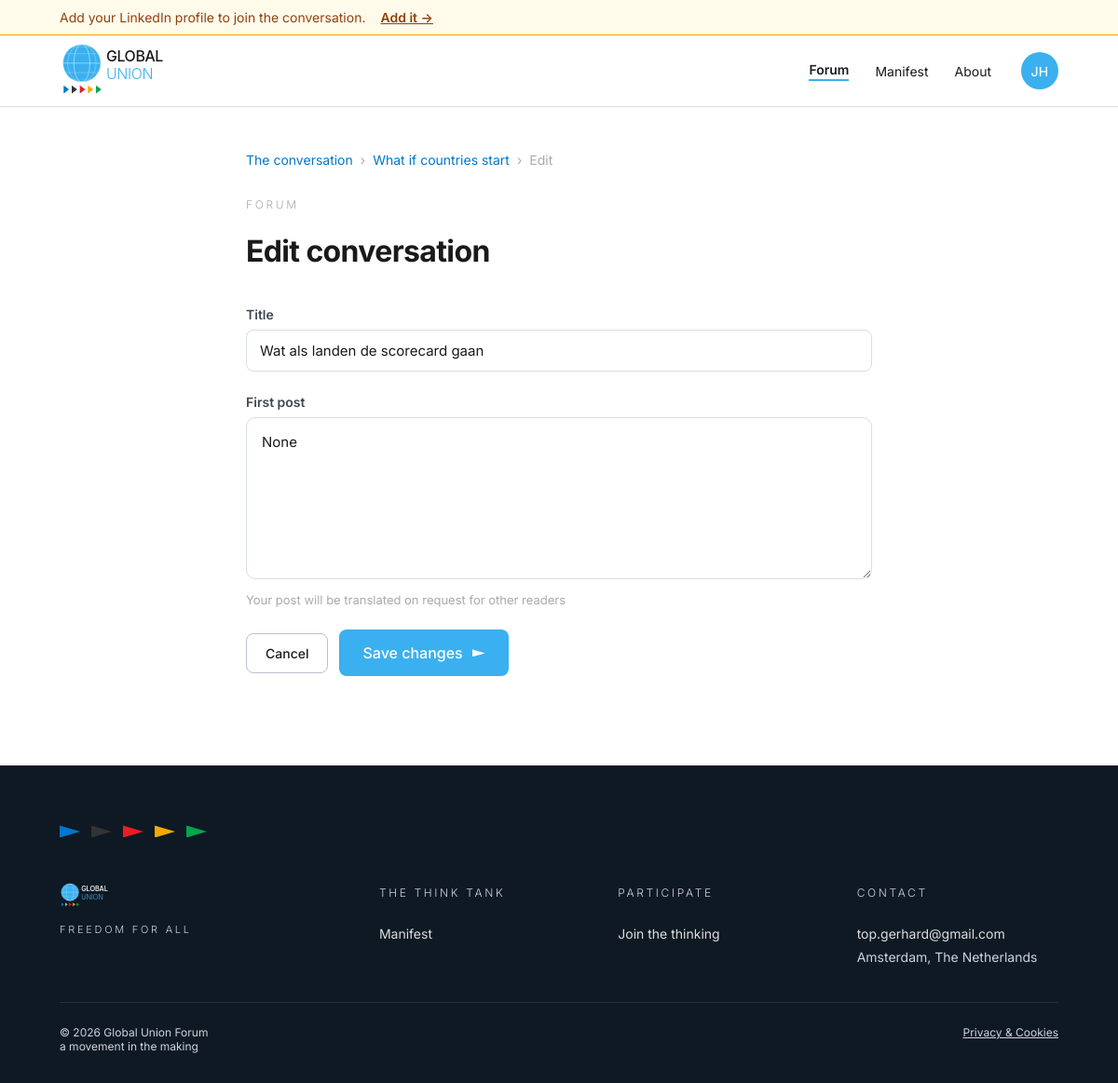
Page /forum/1/bewerken (signed in) on the committed database.
### app/models.py (models this page shows, shortened)
class User(UserMixin, db.Model):
    __tablename__ = "users"
    id = db.Column(db.Integer, primary_key=True)
    first_name = db.Column(db.String(50), nullable=False)
    last_name = db.Column(db.String(50), nullable=False)
    email = db.Column(db.String(120), unique=True, nullable=False)
    password_hash = db.Column(db.String(255), nullable=False)
    is_admin = db.Column(db.Boolean, nullable=False, default=False)
    is_moderator = db.Column(db.Boolean, nullable=False, default=False)
    verified = db.Column(db.Boolean, nullable=False, default=False)
    linkedin_url   = db.Column(db.String(255), nullable=True)
    google_id      = db.Column(db.String(100), nullable=True, unique=True)
    auto_translate = db.Column(db.Boolean, nullable=True, default=None)
    created_at     = db.Column(db.DateTime, default=datetime.utcnow)

class Thread(db.Model):
    __tablename__ = "threads"
    id           = db.Column(db.Integer, primary_key=True)
    eyebrow_nl   = db.Column(db.String(200), nullable=False)
    eyebrow_en   = db.Column(db.String(200), nullable=False)
    title_prefix_nl = db.Column(db.String(300), nullable=False, default='')
    title_accent_nl = db.Column(db.String(200), nullable=True)
    title_suffix_nl = db.Column(db.String(50),  nullable=False, default='')
    title_prefix_en = db.Column(db.String(300), nullable=False, default='')
    title_accent_en = db.Column(db.String(200), nullable=True)
    title_suffix_en = db.Column(db.String(50),  nullable=False, default='')
    is_closed    = db.Column(db.Boolean, nullable=False, default=False)
    is_demo      = db.Column(db.Boolean, nullable=False, default=False)
    created_at   = db.Column(db.DateTime, default=datetime.utcnow)
    posts        = db.relationship('Post', backref='thread', lazy=True,
                                   order_by='Post.created_at')

### app/routes.py (the view, shortened to what this page needs)
@main.route('/forum/<int:thread_id>/bewerken', methods=['GET', 'POST'])
@login_required
def forum_bewerken(thread_id):
    thread = Thread.query.get_or_404(thread_id)
    op = next((p for p in thread.posts if p.is_op), None)
    is_author = op and op.user_id == current_user.id
    if not (is_author or current_user.is_moderator or current_user.is_admin):
        abort(403)
    op_body = op.body if op else ''
    title = thread.title_prefix_nl or thread.title_prefix_en
    return render_template('forum/edit_thread.html', thread=thread, op_body=op_body, title=title)

### app/__init__.py (called while the page is built, shortened)
def _ensure_admin_user():
    from app.models import User
    from flask_bcrypt import Bcrypt
    _bcrypt = Bcrypt()
    user = User.query.filter_by(email=ADMIN_EMAIL).first()
    anne_email = 'anne.top@globalunionforum.org'

### app/models.py (called while the page is built)
@login_manager.user_loader
def load_user(user_id):
    return db.session.get(User, int(user_id))

### app/routes.py (called while the page is built, shortened)
@main.before_request
def enforce_session_timeout():
    if not current_user.is_authenticated:
        return
    last = session.get('_last_active')
    now = datetime.utcnow().timestamp()
    session['_last_active'] = now

### app/templates/forum/edit_thread.html (shortened to what this page needs)
{% extends "base.html" %}
{% block content_outer %}{% block content %}
<main class="gu-forum" lang="{{ lang }}">
  <div class="gu-forum__inner">
    <nav class="gu-forum__crumbs" aria-label="breadcrumb">
      <a href="{{ url_for('main.forum') }}">{% if lang == 'nl' %}Het gesprek{% else %}The conversation{% endif %}</a>
      <span aria-hidden="true">›</span>
      <a href="{{ url_for('main.forum_thread', thread_id=thread.id) }}">
        {% if lang == 'nl' %}{{ thread.title_prefix_nl }}{% else %}{{ thread.title_prefix_en }}{% endif %}
      </a>
      <span aria-hidden="true">›</span>
      <span>{% if lang == 'nl' %}Bewerken{% else %}Edit{% endif %}</span>
    </nav>
    <header class="gu-forum__threadhead">
      <p class="gu-eyebrow">Forum</p>
      <h1 class="gu-forum__title">
        {% if lang == 'nl' %}Gesprek bewerken{% else %}Edit conversation{% endif %}
      </h1>
    </header>
    <form class="gu-forum__newform" method="POST" action="{{ url_for('main.forum_bewerken', thread_id=thread.id) }}">
      <div class="gu-forum__newfield">
        <label for="title">{% if lang == 'nl' %}Titel{% else %}Title{% endif %}</label>
        <input
          type="text"
          name="title"
          id="title"
          class="gu-input"
          required
          maxlength="300"
          value="{{ title }}"
          autocomplete="off"
        >
      </div>
      <div class="gu-forum__newfield">
        <label for="body">{% if lang == 'nl' %}Eerste bericht{% else %}First post{% endif %}</label>
        <textarea
          name="body"
          id="body"
          class="gu-composer__input"
          required
          rows="6"
        >{{ op_body }}</textarea>
        <span class="gu-composer__hint">
          {% if lang == 'nl' %}Je post wordt op verzoek vertaald voor andere lezers{% else %}Your post will be translated on request for other readers{% endif %}
        </span>
      </div>
      <div class="gu-forum__newactions">
        <a href="{{ url_for('main.forum_thread', thread_id=thread.id) }}" class="gu-btn gu-btn--ghost">
          {% if lang == 'nl' %}Annuleer{% else %}Cancel{% endif %}
        </a>
        <button type="submit" class="gu-btn gu-btn--primary gu-btn--lg" id="editSubmit">
          {% if lang == 'nl' %}Wijzigingen opslaan{% else %}Save changes{% endif %} <span class="gu-arrow"></span>
        </button>
      </div>
    </form>
  </div>
</main>
{% endblock %}
{% endblock %}

### app/templates/_header.html (shortened to what this page needs)
{% set header_variant = header_variant | default('paper') %}
<header class="gu-header gu-header--{{ header_variant }}" id="siteHeader">
  <a class="gu-header__brand" href="{{ url_for('main.index') }}">
    <img src="{{ url_for('static', filename='assets/logo-navbar-' + ('dark' if header_variant == 'night' else 'transparent') + '.svg') }}"
         alt="Global Union" height="60">
  </a>
  <nav class="gu-header__nav" id="siteNav" aria-label="Navigatie">
    <a href="{{ url_for('main.forum') }}"
       {% if request.endpoint and request.endpoint.startswith('main.forum') %}class="is-active"{% endif %}>Forum</a>
    <a href="{{ url_for('main.manifest') }}"
       {% if request.endpoint == 'main.manifest' %}class="is-active"{% endif %}>Manifest</a>
    <a href="{{ url_for('main.about') }}"
       {% if request.endpoint == 'main.about' %}class="is-active"{% endif %}>{{ _('About') }}</a>
  </nav>
  <div class="gu-header__end">
    {% if current_user.is_authenticated %}
    <div class="gu-header__avatar-wrap" id="avatarWrap">
      <button class="gu-header__avatar" id="avatarBtn" aria-expanded="false" aria-haspopup="true"
              title="{{ current_user.first_name }} {{ current_user.last_name }}">
        {{ current_user.first_name[0] | upper }}{{ current_user.last_name[0] | upper }}
      </button>
    </div>
    {% else %}
    <a href="{{ url_for('main.login') }}" class="gu-header__cta">
      {{ _('Log in') }}
    </a>
    {% endif %}
  </div>
</header>

### app/static/css/colors_and_type.css (style rules this page uses)
:root { --gu-globe: #3ab0f0; --gu-globe-deep: #0077cc; --gu-ink: #1a1a1a; --gu-night: #0f1923; --gu-paper: #ffffff; --gu-payoff: #aaaaaa; --gu-europe: #0077cc; --gu-asia: #333333; --gu-americas: #ee1c25; --gu-africa: #f5a800; --gu-oceania: #00a551; --gu-n-50: #f6f8fa; --gu-n-100: #eceff3; --gu-n-200: #d8dde4; --gu-n-300: #b9c1cc; --gu-n-400: #8a95a3; --gu-n-500: #5e6877; --gu-n-600: #3f4753; --gu-n-700: #2a313b; --gu-n-800: #1a212b; --gu-n-900: #0f1923; --gu-bg: var(--gu-paper); --gu-bg-soft: var(--gu-n-50); --gu-bg-night: var(--gu-night); --gu-fg-1: var(--gu-ink); --gu-fg-2: var(--gu-n-600); --gu-fg-3: var(--gu-payoff); --gu-fg-on-night: var(--gu-paper); --gu-fg-on-night-2:#cbd3dd; --gu-border: var(--gu-n-200); --gu-border-strong:var(--gu-n-300); --gu-border-night: rgba(255,255,255,0.12); --gu-link: var(--gu-globe-deep); --gu-link-hover: #005ea3; --gu-success: var(--gu-oceania); --gu-warning: var(--gu-africa); --gu-danger: var(--gu-americas); --gu-info: var(--gu-globe); --gu-font-sans: 'Inter', -apple-system, BlinkMacSystemFont, 'Helvetica Neue', Arial, sans-serif; --gu-font-mono: ui-monospace, 'SF Mono', Menlo, Consolas, monospace; --gu-w-light: 300; --gu-w-regular: 400; --gu-w-medium: 500; --gu-w-semibold: 600; --gu-fs-display: 88px; --gu-lh-display: 0.95; --gu-fs-h1: 56px; --gu-lh-h1: 1.05; --gu-fs-h2: 40px; --gu-lh-h2: 1.1; --gu-fs-h3: 28px; --gu-lh-h3: 1.2; --gu-fs-h4: 20px; --gu-lh-h4: 1.3; --gu-fs-body-lg: 18px; --gu-lh-body-lg: 1.55; --gu-fs-body: 16px; --gu-lh-body: 1.55; --gu-fs-small: 14px; --gu-lh-small: 1.5; --gu-fs-caption: 12px; --gu-lh-caption: 1.4; --gu-track-payoff: 0.25em; --gu-track-tight: -0.02em; --gu-track-eyebrow: 0.18em; --gu-space-1: 4px; --gu-space-2: 8px; --gu-space-3: 12px; --gu-space-4: 16px; --gu-space-5: 24px; --gu-space-6: 32px; --gu-space-7: 48px; --gu-space-8: 64px; --gu-space-9: 96px; --gu-radius-sm: 4px; --gu-radius-md: 8px; --gu-radius-lg: 14px; --gu-radius-pill: 999px; --gu-shadow-sm: 0 1px 2px rgba(15, 25, 35, 0.06); --gu-shadow-md: 0 4px 14px rgba(15, 25, 35, 0.08); --gu-shadow-lg: 0 18px 40px -12px rgba(15, 25, 35, 0.18); --gu-shadow-ring: 0 0 0 4px rgba(58, 176, 240, 0.20); --gu-ease: cubic-bezier(.2,.7,.2,1); --gu-ease-out: cubic-bezier(.16,1,.3,1); --gu-dur-fast: 120ms; --gu-dur: 220ms; --gu-dur-slow: 420ms; }

### rows in the picture
User: first_name "J", last_name "H"
Thread: title_prefix_en "What if countries start", title "Wat als landen de scorecard gaan"
